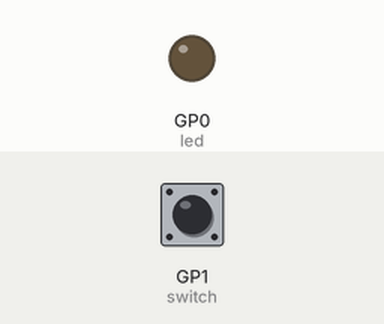
Bench run of a program on a simulated Raspberry Pi Pico running MicroPython. On the bench: output pins drawn as LEDs (lit = HIGH). Inputs (shaded band) come from the test bench; at power-on: GP1 (switch) HIGH.

Above: at 1.2 s.
1.3 s: GP1 (switch) pulled LOW for 0.15 s
At 2.2 s:
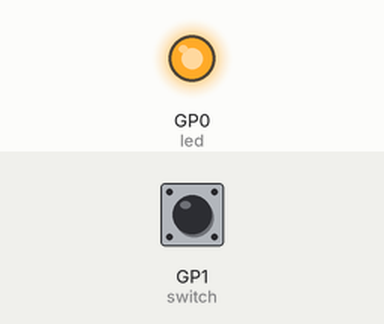
4.4 s: GP1 (switch) pulled LOW for 1 s
At 5.2 s:
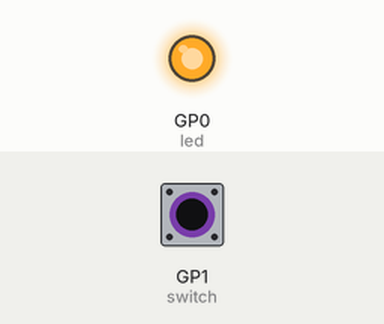
6.9 s: GP1 (switch) pulled LOW for 3.2 s
At 17.2 s:
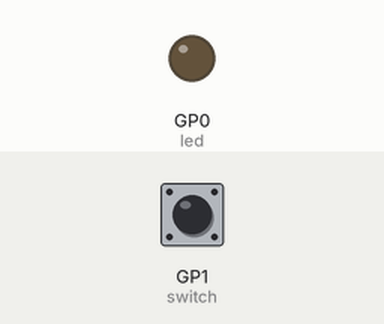
Timing chart, 0 to 17.6 s (numbered marks = the images above; inputs shaded):
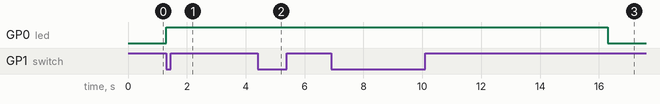

The program:

______________.py
```python
from machine import Pin
import time

led=Pin(0,Pin.OUT)
switch=Pin(1,Pin.IN,Pin.PULL_UP)
led.off()


def on_led(switch):
    led.on()
    time.sleep(5)
    led.off()


switch.irq(on_led,Pin.IRQ_FALLING)
```

Measured:
- after the input at 1.3 s, GP0 (led): LOW → HIGH at once
- after the input at 4.4 s, GP0 (led): stays HIGH (without the input it goes to LOW after 1.9 s)
- after the input at 6.9 s, GP0 (led): HIGH → LOW after 9.4 s instead of 4.4 s
